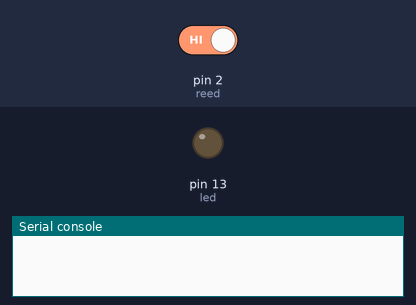
A program run on a simulated MicroPython board. Shown: output pins drawn as LEDs (lit = HIGH), the last lines printed to the serial console. Inputs (shaded band) come from the test bench; at power-on: pin 2 (reed) HIGH.

Above: at 1.2 s.
1.3 s: pin 2 (reed) driven LOW
At 2.4 s:
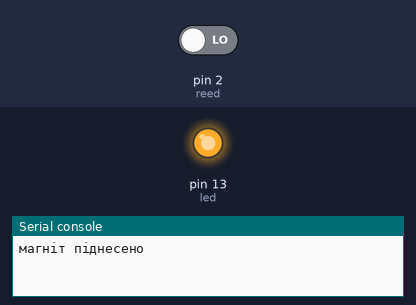
2.8 s: pin 2 (reed) driven HIGH
At 3.7 s:
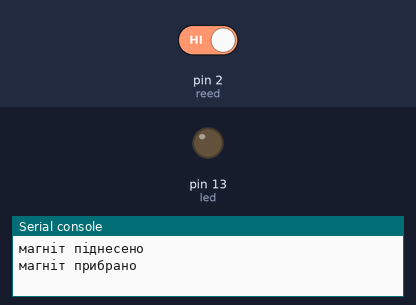
Timing chart, 0 to 5.8 s (numbered marks = the images above; inputs shaded):
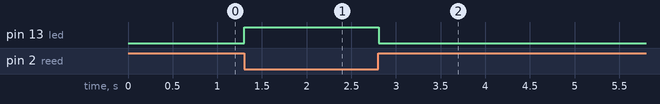

The program:

main.py
```python
from machine import Pin
import time

reed = Pin(2, Pin.IN)      # D0 давача; на платі вже є підтяжка Rp
led  = Pin(13, Pin.OUT)    # вбудований світлодіод

was_near = False           # попередній стан, щоб ловити саме перехід

while True:
    # магніт дає низький рівень → інвертуємо, щоб near=True означало «магніт поруч»
    near = (reed.value() == 0)

    led.value(1 if near else 0)

    if near and not was_near:
        print("магніт піднесено")
    if not near and was_near:
        print("магніт прибрано")
    was_near = near

    time.sleep_ms(20)      # грубе згладжування деренчання контакту
```

Measured:
- after the input at 1.3 s, pin 13 (led): LOW → HIGH at once
- after the input at 2.8 s, pin 13 (led): HIGH → LOW at once
